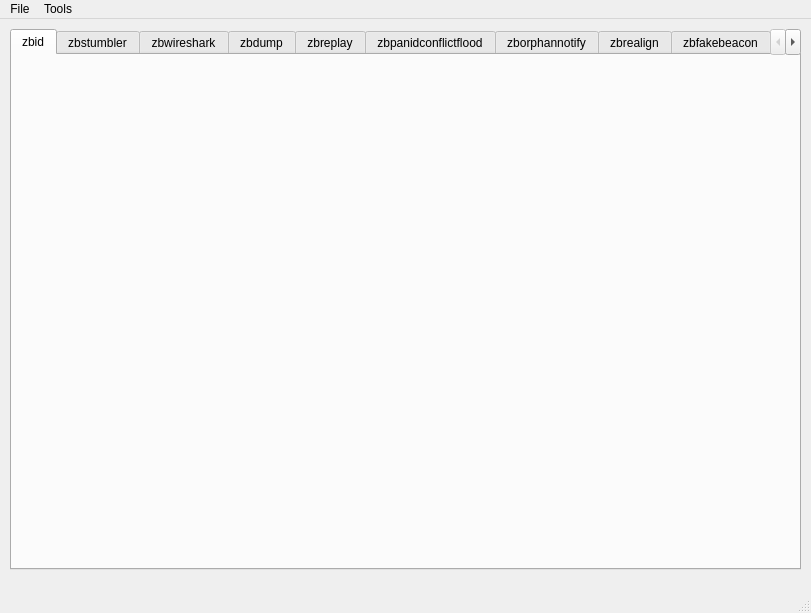
<?xml version="1.0" encoding="UTF-8"?>
<ui version="4.0">
 <class>MainWindow</class>
 <widget class="QMainWindow" name="MainWindow">
  <property name="geometry">
   <rect>
    <x>0</x>
    <y>0</y>
    <width>811</width>
    <height>613</height>
   </rect>
  </property>
  <property name="windowTitle">
   <string>Attify Zigbee Exploitation Tool</string>
  </property>
  <widget class="QWidget" name="centralwidget">
   <widget class="QTabWidget" name="tabWidget">
    <property name="geometry">
     <rect>
      <x>10</x>
      <y>10</y>
      <width>791</width>
      <height>541</height>
     </rect>
    </property>
    <property name="currentIndex">
     <number>0</number>
    </property>
    <widget class="QWidget" name="zbid">
     <attribute name="title">
      <string>zbid</string>
     </attribute>
    </widget>
    <widget class="QWidget" name="zbstumbler">
     <attribute name="title">
      <string>zbstumbler</string>
     </attribute>
    </widget>
    <widget class="QWidget" name="zbwireshark">
     <attribute name="title">
      <string>zbwireshark</string>
     </attribute>
    </widget>
    <widget class="QWidget" name="zbdump">
     <attribute name="title">
      <string>zbdump</string>
     </attribute>
    </widget>
    <widget class="QWidget" name="zbreplay">
     <attribute name="title">
      <string>zbreplay</string>
     </attribute>
    </widget>
    <widget class="QWidget" name="zbpanidconflictflood">
     <attribute name="title">
      <string>zbpanidconflictflood</string>
     </attribute>
    </widget>
    <widget class="QWidget" name="zborphannotify">
     <attribute name="title">
      <string>zborphannotify</string>
     </attribute>
    </widget>
    <widget class="QWidget" name="zbrealign">
     <attribute name="title">
      <string>zbrealign</string>
     </attribute>
    </widget>
    <widget class="QWidget" name="zbfakebeacon">
     <attribute name="title">
      <string>zbfakebeacon</string>
     </attribute>
    </widget>
    <widget class="QWidget" name="zbopenear">
     <attribute name="title">
      <string>zbopenear</string>
     </attribute>
    </widget>
    <widget class="QWidget" name="zbassocflood">
     <attribute name="title">
      <string>zbassocflood</string>
     </attribute>
    </widget>
    <widget class="QWidget" name="zbconvert">
     <attribute name="title">
      <string>zbconvert</string>
     </attribute>
    </widget>
    <widget class="QWidget" name="zbdsniff">
     <attribute name="title">
      <string>zbdsniff</string>
     </attribute>
    </widget>
    <widget class="QWidget" name="zbgoodfind">
     <attribute name="title">
      <string>zbgoodfind</string>
     </attribute>
    </widget>
    <widget class="QWidget" name="zbwardrive">
     <attribute name="title">
      <string>zbwardrive</string>
     </attribute>
    </widget>
    <widget class="QWidget" name="zbscapy">
     <attribute name="title">
      <string>zbscapy</string>
     </attribute>
    </widget>
   </widget>
  </widget>
  <widget class="QMenuBar" name="menubar">
   <property name="geometry">
    <rect>
     <x>0</x>
     <y>0</y>
     <width>811</width>
     <height>25</height>
    </rect>
   </property>
   <widget class="QMenu" name="menuFile">
    <property name="title">
     <string>File</string>
    </property>
   </widget>
   <widget class="QMenu" name="menuView">
    <property name="title">
     <string>Tools</string>
    </property>
   </widget>
   <addaction name="menuFile"/>
   <addaction name="menuView"/>
  </widget>
  <widget class="QStatusBar" name="statusbar"/>
 </widget>
 <resources/>
 <connections/>
</ui>
